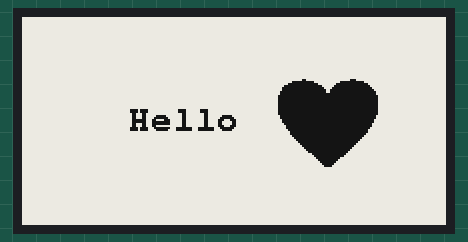
A sketch run on a simulated Arduino Uno, built for the host (arithmetic inside an expression is 32-bit, double 64-bit). Parts: 212×104 one-colour display.

Above: at 2.3 s.

The sketch:

sketch-with-heart-image.ino
```cpp
#include <GxEPD2_BW.h>
#include <GxEPD2_3C.h>
#include <Fonts/FreeMonoBold9pt7b.h>

GxEPD2_BW<GxEPD2_213_M21, GxEPD2_213_M21::HEIGHT> display(GxEPD2_213_M21(/*CS=15*/ SS, /*DC=4*/ 4, /*RST=5*/ 5, /*BUSY=16*/ 16)); // GDEW0213M21

// 'heart', 50x44px
const unsigned char heart [] PROGMEM = {
	0x00, 0x0c, 0x00, 0x00, 0x0e, 0x00, 0x00, 0x01, 0xff, 0xc0, 0x01, 0xff, 0xe0, 0x00, 0x07, 0xff,
	0xf0, 0x07, 0xff, 0xf8, 0x00, 0x1f, 0xff, 0xfc, 0x0f, 0xff, 0xfc, 0x00, 0x3f, 0xff, 0xfe, 0x1f,
	0xff, 0xfe, 0x00, 0x3f, 0xff, 0xff, 0x3f, 0xff, 0xff, 0x00, 0x7f, 0xff, 0xff, 0x3f, 0xff, 0xff,
	0x80, 0x7f, 0xff, 0xff, 0xff, 0xff, 0xff, 0x80, 0xff, 0xff, 0xff, 0xff, 0xff, 0xff, 0xc0, 0xff,
	0xff, 0xff, 0xff, 0xff, 0xff, 0xc0, 0xff, 0xff, 0xff, 0xff, 0xff, 0xff, 0xc0, 0xff, 0xff, 0xff,
	0xff, 0xff, 0xff, 0xc0, 0xff, 0xff, 0xff, 0xff, 0xff, 0xff, 0xc0, 0xff, 0xff, 0xff, 0xff, 0xff,
	0xff, 0xc0, 0xff, 0xff, 0xff, 0xff, 0xff, 0xff, 0xc0, 0xff, 0xff, 0xff, 0xff, 0xff, 0xff, 0xc0,
	0xff, 0xff, 0xff, 0xff, 0xff, 0xff, 0xc0, 0xff, 0xff, 0xff, 0xff, 0xff, 0xff, 0xc0, 0x7f, 0xff,
	0xff, 0xff, 0xff, 0xff, 0x80, 0x7f, 0xff, 0xff, 0xff, 0xff, 0xff, 0x80, 0x3f, 0xff, 0xff, 0xff,
	0xff, 0xff, 0x00, 0x3f, 0xff, 0xff, 0xff, 0xff, 0xff, 0x00, 0x1f, 0xff, 0xff, 0xff, 0xff, 0xfe,
	0x00, 0x0f, 0xff, 0xff, 0xff, 0xff, 0xfe, 0x00, 0x0f, 0xff, 0xff, 0xff, 0xff, 0xfc, 0x00, 0x07,
	0xff, 0xff, 0xff, 0xff, 0xf8, 0x00, 0x03, 0xff, 0xff, 0xff, 0xff, 0xf8, 0x00, 0x03, 0xff, 0xff,
	0xff, 0xff, 0xf0, 0x00, 0x01, 0xff, 0xff, 0xff, 0xff, 0xe0, 0x00, 0x00, 0xff, 0xff, 0xff, 0xff,
	0xc0, 0x00, 0x00, 0x7f, 0xff, 0xff, 0xff, 0x80, 0x00, 0x00, 0x3f, 0xff, 0xff, 0xff, 0x00, 0x00,
	0x00, 0x1f, 0xff, 0xff, 0xfe, 0x00, 0x00, 0x00, 0x0f, 0xff, 0xff, 0xfc, 0x00, 0x00, 0x00, 0x07,
	0xff, 0xff, 0xf8, 0x00, 0x00, 0x00, 0x03, 0xff, 0xff, 0xf0, 0x00, 0x00, 0x00, 0x01, 0xff, 0xff,
	0xe0, 0x00, 0x00, 0x00, 0x00, 0x7f, 0xff, 0xc0, 0x00, 0x00, 0x00, 0x00, 0x3f, 0xff, 0x80, 0x00,
	0x00, 0x00, 0x00, 0x1f, 0xfe, 0x00, 0x00, 0x00, 0x00, 0x00, 0x0f, 0xfc, 0x00, 0x00, 0x00, 0x00,
	0x00, 0x07, 0xf8, 0x00, 0x00, 0x00, 0x00, 0x00, 0x03, 0xf0, 0x00, 0x00, 0x00, 0x00, 0x00, 0x01,
	0xe0, 0x00, 0x00, 0x00
};

void setup()
{
  display.init(115200);
  helloWorld();
  display.hibernate();
}

const char HelloWorld[] = "Hello";

void helloWorld()
{
  display.setRotation(1);
  display.setFont(&FreeMonoBold9pt7b);
  display.setTextColor(GxEPD_BLACK);
  int16_t tbx, tby;
  uint16_t tbw, tbh;
  display.getTextBounds(HelloWorld, 0, 0, &tbx, &tby, &tbw, &tbh);
  // center the bounding box by transposition of the origin:
  uint16_t x = ((display.width() - tbw) / 2) - tbx;
  uint16_t y = ((display.height() - tbh) / 2) - tby;
  display.setFullWindow();
  display.firstPage();
  do
  {
    display.fillScreen(GxEPD_WHITE);
    display.setCursor(x - 25, y);
    display.print(HelloWorld);
    display.drawBitmap(tbw + 75, y - 25, heart, 50, 44, GxEPD_BLACK);
  } while (display.nextPage());
}

void loop(){};
```
